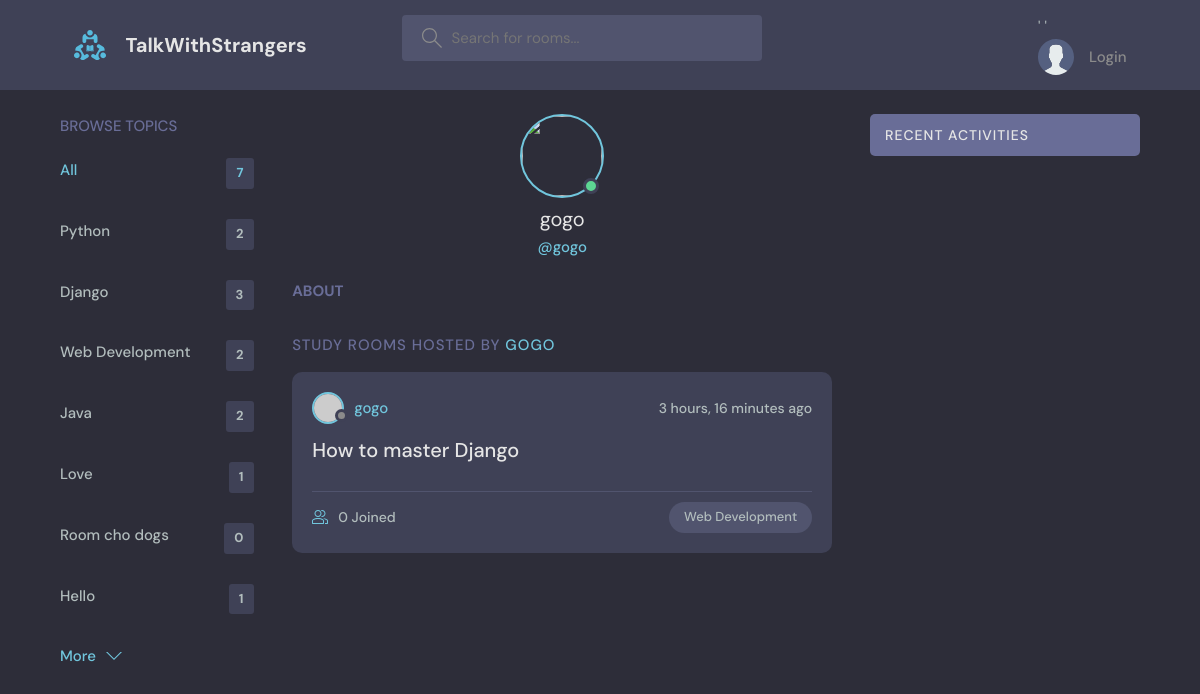
Screenshot of /profile/6/ with the database file from the repository.
### base/models.py (models this page shows, shortened)
class Topic(models.Model):
    name = models.CharField(max_length=200)

class Room(models.Model):
    host = models.ForeignKey(User, on_delete=models.SET_NULL, null=True)
    topic = models.ForeignKey(Topic, on_delete=models.SET_NULL, null=True)
    name = models.CharField(max_length=200)
    description = models.TextField(null=True, blank=True)
    participants = models.ManyToManyField(User, related_name='participants', blank=True)
    updated = models.DateTimeField(auto_now=True)
    created = models.DateTimeField(auto_now_add=True)
    class Meta:
        ordering = ['-updated', '-created']

### base/views.py (the view)
# urls.py: path('profile/<str:pk>/', views.userProfile, name='user-profile'),
def userProfile(request, pk):
    user = User.objects.get(id=pk)
    rooms = user.room_set.all()
    room_messages = user.message_set.all()
    topics = Topic.objects.all()
    context = {'user': user, 'rooms': rooms , 'room_messages': room_messages, 'topics': topics}
    return render(request, 'base/profile.html', context)

### base/templates/base/profile.html (shortened to what this page needs)
{% extends 'main.html' %}
{% block content %}
<main class="profile-page layout layout--3">
  <div class="container">
    {% include 'base/topics_component.html' %}
    <div class="roomList">
      <div class="profile">
        <div class="profile__avatar">
          <div class="avatar avatar--large active">
            <img src="{{user.avatar.url}}" />
          </div>
        </div>
        <div class="profile__info">
          <h3>{{user.username}}</h3>
          <p>@{{user.username}}</p>
        </div>
        <div class="profile__about">
          <h3>About</h3>
        </div>
      </div>
      <div class="roomList__header">
        <div>
          <h2>Study Rooms Hosted by <a>{{user.username}}</a>
          </h2>
        </div>
      </div>
      {% include 'base/feed_component.html' %}
    </div>
    {% include 'base/activity_component.html' %}
  </div>
</main>
{% endblock content %}

### base/templates/base/topics_component.html
<div class="topics">
    <div class="topics__header">
      <h2>Browse Topics</h2>
    </div>
    <ul class="topics__list">
      <li>
        <a href="{% url 'home' %}" class="active">All <span>{{topics.count}}</span></a>
      </li>
      {% for topic in topics %}
      <li>
        <a href="{% url 'home' %}?q={{topic.name}}">{{topic.name}} <span>{{topic.room_set.all.count}}</span></a>
      </li>
      {% endfor %}
    </ul>
    <a class="btn btn--link" href="topics.html">
      More
      <svg version="1.1" xmlns="http://www.w3.org/2000/svg" width="32" height="32" viewBox="0 0 32 32">
        <title>chevron-down</title>
        <path d="M16 21l-13-13h-3l16 16 16-16h-3l-13 13z"></path>
      </svg>
    </a>
  </div>

### base/templates/base/feed_component.html (shortened to what this page needs)
{% for room in rooms %}
<div class="roomListRoom">
    <div class="roomListRoom__header">
      <a href="{% url 'user-profile' room.host.id %}" class="roomListRoom__author">
        <div class="avatar avatar--small">
          <img src="https://randomuser.me/api/portraits/women/11.jpg" />
        </div>
        <span>{{room.host.username}}</span>
      </a>
      <div class="roomListRoom__actions">
        <span>{{room.created|timesince}} ago</span>
      </div>
    </div>
    <div class="roomListRoom__content">
      <a href="{% url 'room' room.id %}">{{room.name}}</a>
    </div>
    <div class="roomListRoom__meta">
      <a href="{% url 'room' room.id %}" class="roomListRoom__joined">
        {{room.participants.all.count}} Joined
      </a>
      <p class="roomListRoom__topic">{{room.topic.name}}</p>
    </div>
  </div>
  {% endfor %}

### rows the page displays
Topic: name "Python", room_set.all.count "2"
Topic: name "Django", room_set.all.count "3"
Topic: name "Web Development", room_set.all.count "2"
Topic: name "Java", room_set.all.count "2"
Topic: name "Love", room_set.all.count "1"
Topic: name "Room cho dogs", room_set.all.count "0"
Topic: name "Hello", room_set.all.count "1"
Room: host.username "gogo", created "3 hours, 16 minutes", name "How to master Django", participants.all.count "0", topic.name "Web Development"

### other values shown
{{ topics.count }} "7"
{{ user.username }} "gogo"
{{ user.username }} "GOGO"
